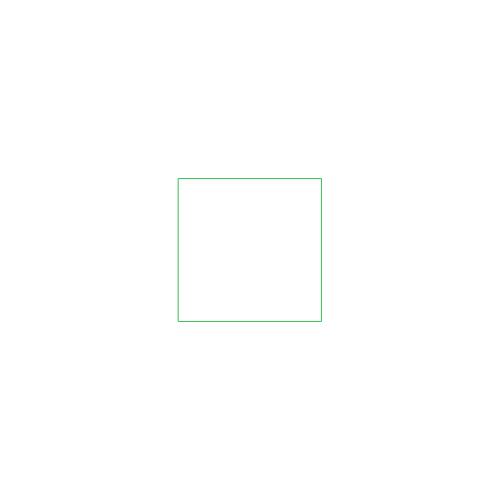
Frame 1 (no input)
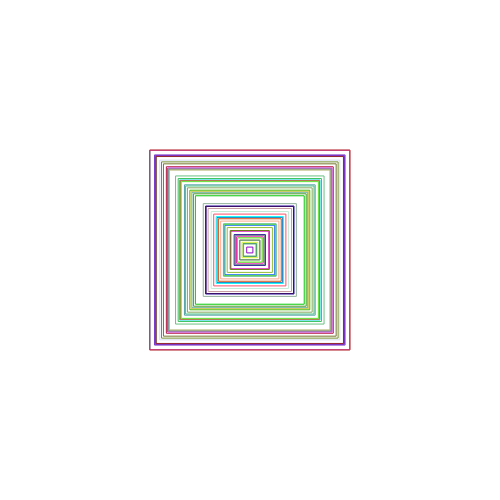
Frame 60 (no input)
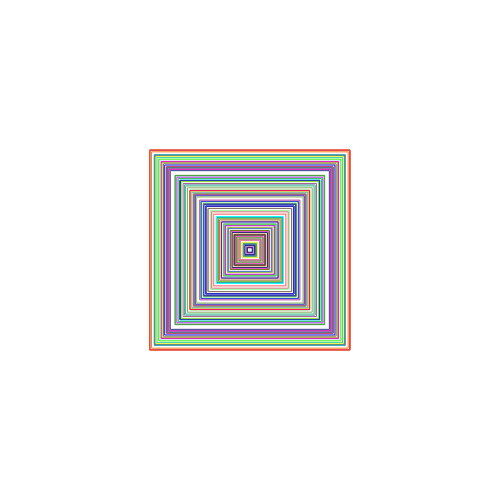
Frame 120 (the mouse pressed at the canvas centre since frame 60)

The p5.js sketch that drew these frames (run headless with seeded random() and noise() and a simulated clock; from frame 60 on, the mouse is pressed at the canvas centre):

// p5.js sketch
// ── sketch.js

function setup() {
  createCanvas(500, 500);
  rectMode(CENTER);
  noFill();
}

function draw() {

  let s = random(200);
  stroke(random(255), random(255), random(255));
  rect(width/2, height/2, s);
  
}
